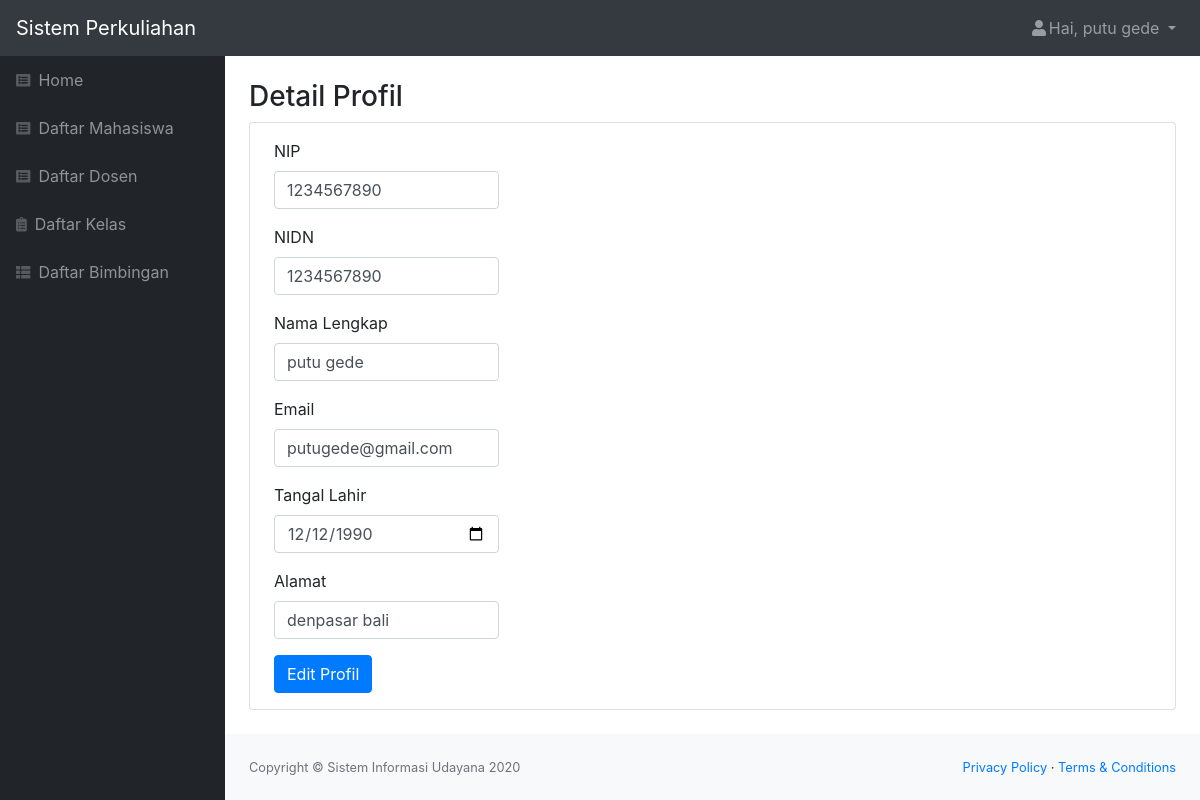
/dashboard/profil_dosen.php (signed in), run on the app's committed database.
### tables this page shows
CREATE TABLE `dosen` (
  `id_dosen` int(11) NOT NULL,
  `id_user` int(11) NOT NULL,
  `nip` varchar(25) NOT NULL,
  `nidn` char(10) NOT NULL,
  `nama` varchar(50) NOT NULL,
  `email` varchar(50) NOT NULL,
  `alamat` varchar(50) NOT NULL,
  `tanggal_lahir` date NOT NULL,
  `status` varchar(20) NOT NULL
);

### dashboard/profil_dosen.php (the view, shortened to what this page needs)
<?php
include "dashboard.php";
$nama = $_SESSION['nama'];
$id = $_SESSION['id'];
$queryUser = mysqli_query($koneksi, "SELECT * FROM dosen WHERE id_dosen = '$id'");
$user = mysqli_fetch_assoc($queryUser);
?>
<!DOCTYPE html>
<html lang="en">
<head>
    <link href="../src/css/styles.css" rel="stylesheet" />
    <link href="https://cdn.datatables.net/1.10.20/css/dataTables.bootstrap4.min.css" rel="stylesheet" />
</head>
<body class="sb-nav-fixed">
    <nav class="sb-topnav navbar navbar-expand navbar-dark bg-dark">
        <a class="navbar-brand" href="index.html">Sistem Perkuliahan</a>
        <ul class="navbar-nav ml-auto">
            <li class="nav-item dropdown">
                <a class="nav-link dropdown-toggle" id="userDropdown" href="#" role="button" data-toggle="dropdown" aria-haspopup="true" aria-expanded="false"><i class="fas fa-user fa-fw"></i>Hai, <?= $nama; ?> </a>
            </li>
        </ul>
    </nav>
    <div id="layoutSidenav">
        <div id="layoutSidenav_nav">
            <nav class="sb-sidenav accordion sb-sidenav-dark" id="sidenavAccordion">
                <div class="sb-sidenav-menu">
                    <div class="nav">
                        <a class="nav-link" href="index.php">
                            <div class="sb-nav-link-icon"><i class="fas fa-list-alt"></i></div>
                            Home
                        </a>
                        <a class="nav-link" href="mahasiswa.php">
                            <div class="sb-nav-link-icon"><i class="fas fa-list-alt"></i></div>
                            Daftar Mahasiswa
                        </a>
                        <a class="nav-link" href="dosen.php">
                            <div class="sb-nav-link-icon"><i class="fas fa-list-alt"></i></div>
                            Daftar Dosen
                        </a>
                        <a class="nav-link" href="kelas.php">
                            <div class="sb-nav-link-icon"><i class="fas fa-clipboard-list"></i></div>
                            Daftar Kelas
                        </a>
                        <a class="nav-link" href="bimbingan.php">
                            <div class="sb-nav-link-icon"><i class="fas fa-th-list"></i></div>
                            Daftar Bimbingan
                        </a>
                    </div>
                </div>
            </nav>
        </div>
        <div id="layoutSidenav_content">
            <main>
                <div class="container-fluid">
                    <h3 class="mt-4">Detail Profil</h3>
                    <div class="card mb-4">
                        <form action="dashboard.php?act=editDosen&id_dosen=<?= $user['id_dosen']; ?>" id="edit" method="POST">
                            <div class="form-group ml-4 py-3 mb-0">
                                <label for="nip">NIP</label>
                                <input type="text" class="form-control col-sm-3" id="nip" name="nip" value="<?= $user['nip']; ?>">
                            </div>
                            <div class="form-group ml-4">
                                <label for="nidn">NIDN</label>
                                <input type="text" class="form-control col-sm-3" id="nidn" name="nidn" value="<?= $user['nidn']; ?>">
                            </div>
                            <div class="form-group ml-4">
                                <label for="nama">Nama Lengkap</label>
                                <input type="text" class="form-control col-sm-3" id="nama" name="nama" value="<?= $user['nama']; ?>">
                            </div>
                            <div class="form-group ml-4">
                                <label for="email">Email</label>
                                <input type="text" class="form-control col-sm-3" id="email" name="email" value="<?= $user['email']; ?>">
                            </div>
                            <div class="form-group ml-4">
                                <label for="tgl_lahir">Tangal Lahir</label>
                                <input type="date" class="form-control col-sm-3" id="tgl_lahir" name="tgl_lahir" value="<?= $user['tanggal_lahir']; ?>">
                            </div>
                            <div class="form-group ml-4">
                                <label for="alamat">Alamat</label>
                                <input type="text" class="form-control col-sm-3" id="alamat" name="alamat" value="<?= $user['alamat']; ?>">
                            </div>
                            <input type="submit" name="edit_btn" id="edit" class="btn btn-primary ml-4 mb-3" value="Edit Profil">
                        </form>
                    </div>
                </div>
            </main>
            <footer class="py-4 bg-light mt-auto">
                <div class="container-fluid">
                    <div class="d-flex align-items-center justify-content-between small">
                        <div class="text-muted">Copyright &copy; Sistem Informasi Udayana 2020</div>
                        <div>
                            <a href="#">Privacy Policy</a>
                            &middot;
                            <a href="#">Terms &amp; Conditions</a>
                        </div>
                    </div>
                </div>
            </footer>
        </div>
    </div>
</body>
</html>

### data on the page
dosen: nip "1234567890", nidn "1234567890", nama "putu gede", email "putugede@gmail.com", tgl_lahir "12/12/1990", alamat "denpasar bali"

### other printed values
$nama "putu gede"
